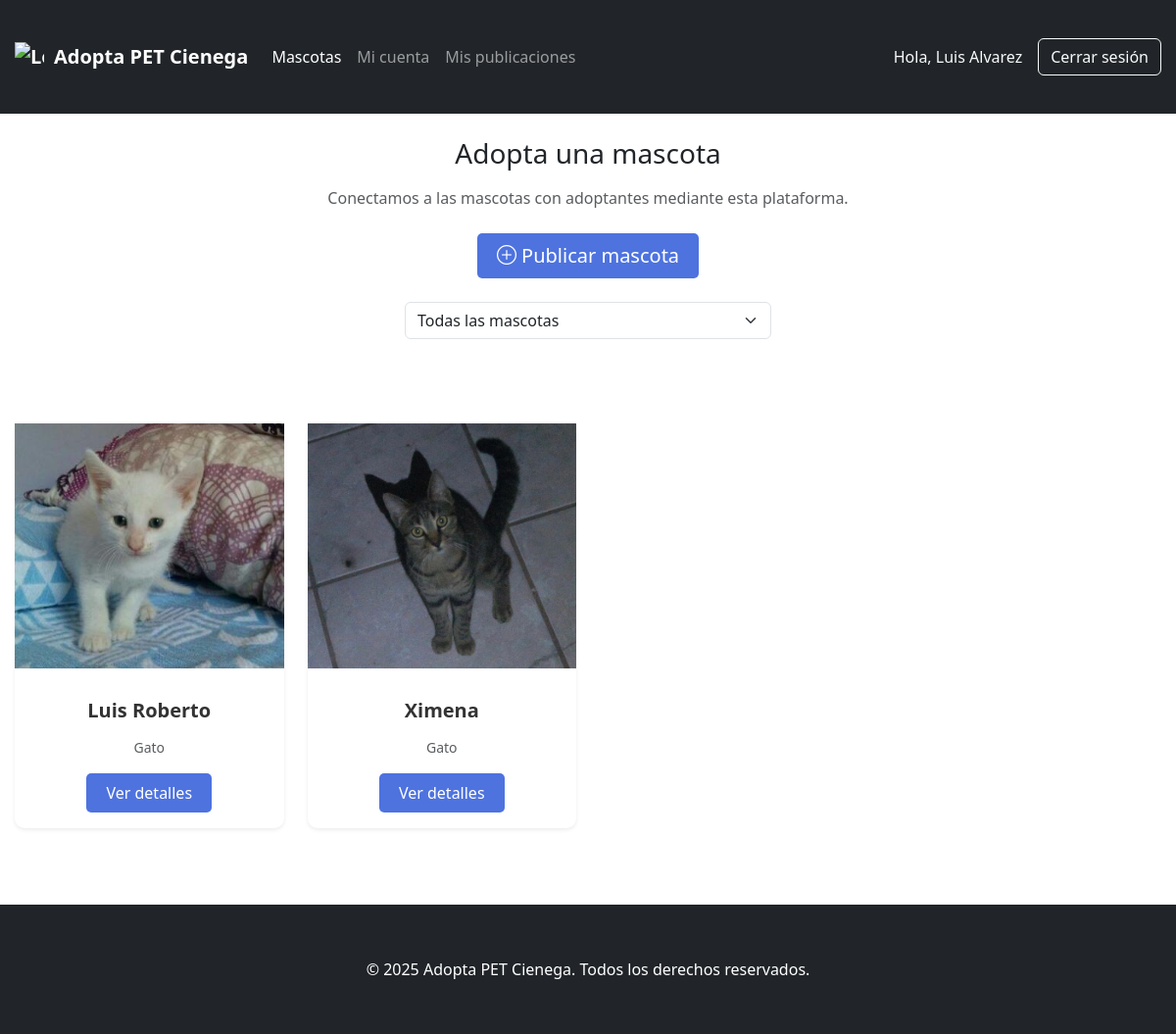
Page /adopta/index.php (signed in) on the committed database.
### tables this page shows
CREATE TABLE `mascotas` (
  `id_mascota` int(11) NOT NULL,
  `nombre_mascota` varchar(30) NOT NULL,
  `tipo_mascota` int(11) NOT NULL,
  `raza` varchar(30) NOT NULL,
  `edad` tinyint(4) NOT NULL,
  `sexo` char(1) NOT NULL,
  `descripcion` varchar(300) NOT NULL,
  `municipio` int(11) NOT NULL,
  `direccion` varchar(60) NOT NULL,
  `fecha_registro` timestamp NOT NULL DEFAULT current_timestamp(),
  `imagen` varchar(250) NOT NULL,
  `estatus_id` int(11) NOT NULL,
  `usuario_id` int(11) NOT NULL
);

CREATE TABLE `tipos_mascotas` (
  `id_tipo` int(11) NOT NULL,
  `descripcion` varchar(20) NOT NULL
);

### adopta/index.php (the view, shortened to what this page needs)
<?php
$nombre_usuario = htmlspecialchars($_SESSION['nombre_usuario'] ?? '');
$conexion = obtenerConexion();
$filtro_tipo = isset($_GET['tipo']) ? intval($_GET['tipo']) : null;
$sql = "SELECT id_mascota, nombre_mascota, tm.descripcion, imagen,tipo_mascota
        FROM mascotas
        INNER JOIN tipos_mascotas AS tm ON mascotas.tipo_mascota = tm.id_tipo
        WHERE estatus_id != '3'";
if ($filtro_tipo) {
    $sql .= " AND mascotas.tipo_mascota = ?";
    $stmt = $conexion->prepare($sql);
    $stmt->bind_param("i", $filtro_tipo);
    $stmt->execute();
    $result = $stmt->get_result();
} else {
    $result = $conexion->query($sql);
}
?>
<!DOCTYPE html>
<html lang="es">
<head>
    <link href="https://cdn.jsdelivr.net/npm/bootstrap@5.3.2/dist/css/bootstrap.min.css" rel="stylesheet">
    <link href="../css/adoptaindex.css" rel="stylesheet">
</head>
<body>
    <header>
        <nav class="navbar navbar-expand-lg navbar-dark bg-dark">
            <div class="container">
                <a href="index.php" class="navbar-brand">
                    <img src="../assets/adoptapetcienega.png" alt="Logo" width="30" height="30" class="d-inline-block align-top">
                    <span>Adopta PET Cienega</span>
                </a>
                <div class="collapse navbar-collapse" id="navbarHeader">
                    <ul class="navbar-nav me-auto mb-2 mb-lg-0">
                        <li class="nav-item">
                            <a href="index.php" class="nav-link active">Mascotas</a>
                        </li>
                        <li class="nav-item">
                            <a href="MiCuenta.php" class="nav-link">Mi cuenta</a>
                        </li>
                        <li class="nav-item">
                            <a href="MisPublicaciones.php" class="nav-link">Mis publicaciones</a>
                        </li>
                    </ul>
                    <div class="d-flex align-items-center">
                        <span class="text-light me-3">Hola, <?php echo $nombre_usuario; ?></span>
                        <a href="../cerrar_sesion.php" class="btn btn-outline-light">Cerrar sesión</a>
                    </div>
                </div>
            </div>
        </nav>
    </header>
    <main class="pb-5">
        <section class="py-4 container">
            <div class="welcome-message">
                <h1 class="h3 mb-3">Adopta una mascota</h1>
                <p class="text-muted">Conectamos a las mascotas con adoptantes mediante esta plataforma.</p>
            </div>
            <div class="btn-center-container">
                <button class="btn btn-primary btn-lg" data-bs-toggle="modal" data-bs-target="#formularioMascota">
                    <i class="bi bi-plus-circle"></i> Publicar mascota
                </button>
            </div>
            <div class="filter-container">
                <form method="GET" class="mt-3">
                    <div class="row justify-content-center">
                        <div class="col-md-6 col-lg-4">
                            <select name="tipo" class="form-select" onchange="this.form.submit()">
                                <option value="">Todas las mascotas</option>
                            </select>
                        </div>
                    </div>
                </form>
            </div>
        </section>
        <div class="container">
            <?php if ($result->num_rows === 0): ?>
                <div class="alert alert-info text-center">
                    No hay mascotas disponibles con los filtros seleccionados.
                </div>
            <?php else: ?>
                <div class="row row-cols-1 row-cols-sm-2 row-cols-md-3 row-cols-lg-4 g-4">
                    <?php while ($fila = $result->fetch_assoc()):
                        $id_mascota = $fila['id_mascota'];
                        $nombre_mascota = htmlspecialchars($fila['nombre_mascota']);
                        $descripcion = htmlspecialchars($fila['descripcion']);
                        $ruta_foto = htmlspecialchars($fila['imagen'] ?? '');
                    ?>
                        <div class="col">
                            <div class="card shadow-sm h-100">
                                <?php if ($ruta_foto): ?>
                                    <div class="image-container" style="height: 250px; overflow: hidden;">
                                        <img src="<?php echo $ruta_foto; ?>" alt="<?php echo $nombre_mascota; ?>" class="img-fluid w-100 h-100 object-fit-cover">
                                    </div>
                                <?php else: ?>
                                    <div class="image-container bg-light d-flex align-items-center justify-content-center" style="height: 250px;">
                                        <i class="bi bi-image text-muted" style="font-size: 3rem;"></i>
                                    </div>
                                <?php endif; ?>
                                <div class="card-body d-flex flex-column">
                                    <h5 class="card-title text-center"><?php echo $nombre_mascota; ?></h5>
                                    <p class="card-text text-center text-muted small"><?php echo $descripcion; ?></p>
                                    <div class="mt-auto text-center">
                                        <a href="Detalle.php?id=<?php echo $id_mascota; ?>" class="btn btn-primary">Ver detalles</a>
                                    </div>
                                </div>
                            </div>
                        </div>
                    <?php endwhile; ?>
                </div>
            <?php endif; ?>
        </div>
    </main>
    <footer class="bg-dark text-white py-4">
        <div class="container text-center">
            <p class="mb-0">© <?php echo date('Y'); ?> Adopta PET Cienega. Todos los derechos reservados.</p>
        </div>
    </footer>
    <link rel="stylesheet" href="https://cdn.jsdelivr.net/npm/bootstrap-icons@1.10.0/font/bootstrap-icons.css">
</body>
</html>

### css/adoptaindex.css (style rules this page uses)
.container { padding: 20px; }
.container { padding: 30px 15px; max-width: 1200px; }
.card { border: none; border-radius: 10px; transition: all 0.3s ease; box-shadow: 0 4px 8px rgba(0, 0, 0, 0.1); }
.card-title { font-size: 1.25rem; font-weight: 600; margin: 15px 0; color: #333; }
.btn-primary { background-color: #4e73df; border: none; padding: 8px 20px; border-radius: 5px; font-weight: 500; transition: all 0.3s; }

### adopta/index.php (style rules this page uses)
.btn-center-container { display: flex; justify-content: center; margin: 1.5rem 0; }
.card { transition: transform 0.3s ease, box-shadow 0.3s ease; }
.navbar-brand { font-weight: 700; display: flex; align-items: center; }
.navbar-brand img { margin-right: 10px; }
.welcome-message { text-align: center; margin-bottom: 1.5rem; }
.filter-container { margin-bottom: 2rem; }

### rows in the picture
mascotas: imagen (picture), nombre_mascota "Luis Roberto", tipo_mascota.descripcion "Gato"
mascotas: imagen (picture), nombre_mascota "Ximena", tipo_mascota.descripcion "Gato"

### other values in the picture
$nombre_usuario "Luis Alvarez"
